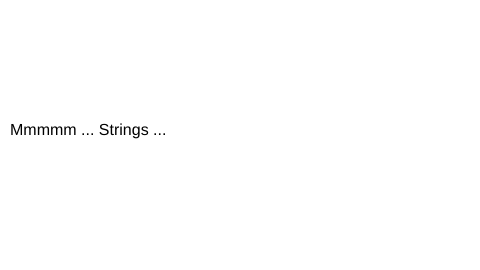
Frame 1 (no input)
Frame 60 (no input): identical to frame 1, image omitted
Frame 120 (the mouse pressed at the canvas centre since frame 60): identical to frame 1, image omitted

The p5.js sketch that drew this single still picture (run headless with seeded random() and noise() and a simulated clock; from frame 60 on, the mouse is pressed at the canvas centre):

// p5.js sketch
// ── sketch.js
// Learning Processing
// Daniel Shiffman
// http://www.learningprocessing.com

// Example 17-1: Simple displaying text

function setup() {
  createCanvas(480, 270);

} 

function draw() {
  background(255);
  textFont("Arial", 16); // Step 4: Specify font to be used
  fill(0);         // Step 5: Specify font color

  // Step 6: Display Text
  text("Mmmmm ... Strings ...", 10, height/2);
}
